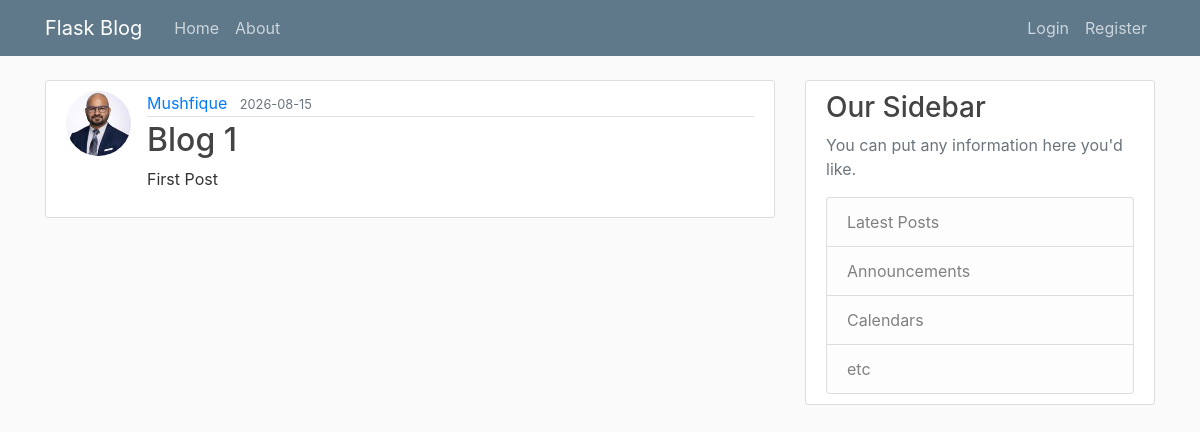
The page /post/2 on the database as committed earlier.
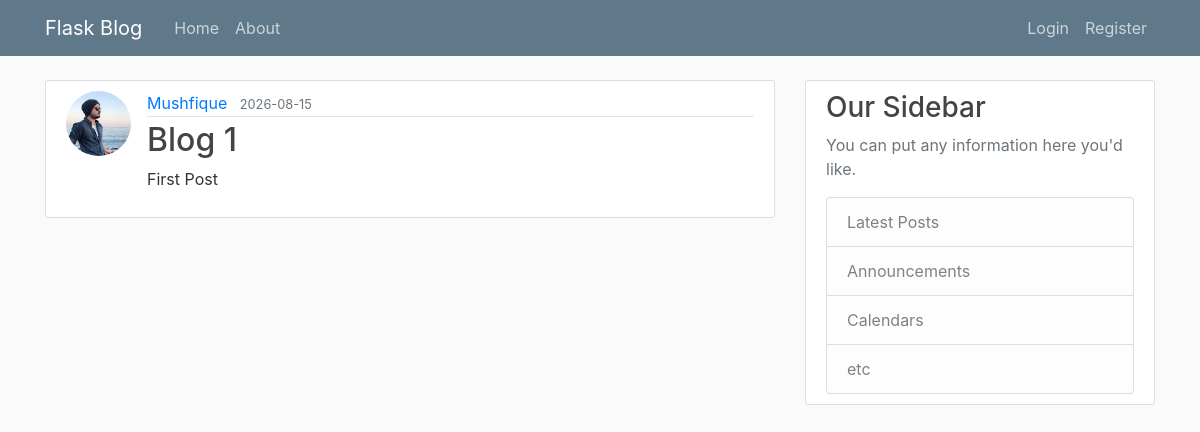
The same page on the database as committed later.
### flask_app/models.py (models this page shows, shortened)
class User(db.Model, UserMixin):
    id = db.Column(db.Integer, primary_key=True)
    username = db.Column(db.String(20), unique=True, nullable=False)
    email = db.Column(db.String(120), unique=True, nullable=False)
    image_file = db.Column(db.String(20), nullable=False, default='default.jpg')
    password = db.Column(db.String(60), nullable=False)
    posts = db.relationship('Post', backref='author', lazy=True)

### flask_app/routes.py (the view)
@app.route("/post/<int:post_id>")
def post(post_id):
    post = Post.query.get_or_404(post_id)
    return render_template("post.html", title=post.title, post=post)

### flask_app/templates/post.html (shortened to what this page needs)
{% extends "layout.html" %} {% block content %}
<article class="media content-section">
  <img
    class="rounded-circle article-img"
    src="{{ url_for('static', filename='profile_pics/' + post.author.image_file) }}"
  />
  <div class="media-body">
    <div class="article-metadata">
      <a
        class="mr-2"
        href="{{ url_for('user_posts', username=post.author.username) }}"
        >{{ post.author.username }}</a
      >
      <small class="text-muted"
        >{{ post.date_posted.strftime('%Y-%m-%d')}}</small
      >
    </div>
    <h2 class="article-title">{{ post.title }}</h2>
    <p class="article-content">{{ post.content }}</p>
  </div>
</article>
{% endblock content %}

Rows that differ between the two databases and show on the page:
changed User "Mushfique": image_file: a different picture
